Frame 1 (no input): blank canvas, image omitted
Frame 60 (no input): blank canvas, image omitted
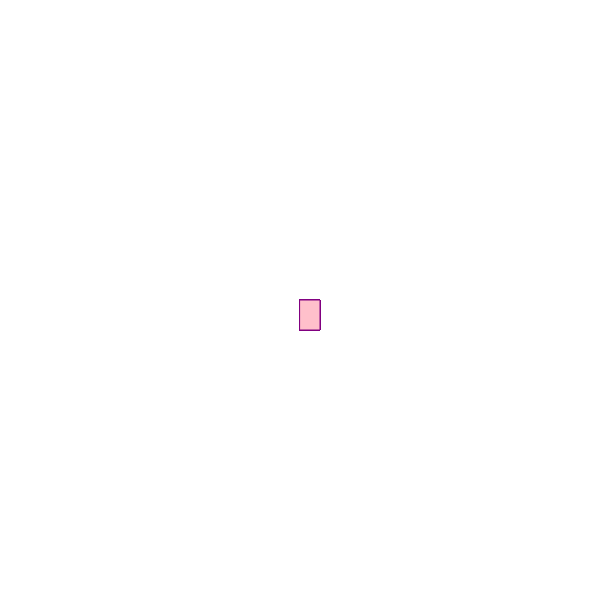
Frame 120 (the mouse pressed at the canvas centre since frame 60)

The p5.js sketch whose frames 1 and 60 were blank and that drew this single picture after the mouse press (run headless with seeded random() and noise() and a simulated clock; from frame 60 on, the mouse is pressed at the canvas centre):

// p5.js sketch
// ── sketch.js
function setup() {
    createCanvas(600, 600);
    background("white");
  }
  
  function draw() {
    
    stroke ("purple");
    fill("pink");
    
    //console.log(mouseIsPressed)
    
    if (mouseIsPressed){
    rect(mouseX, mouseY,20,30);
  }
  }
